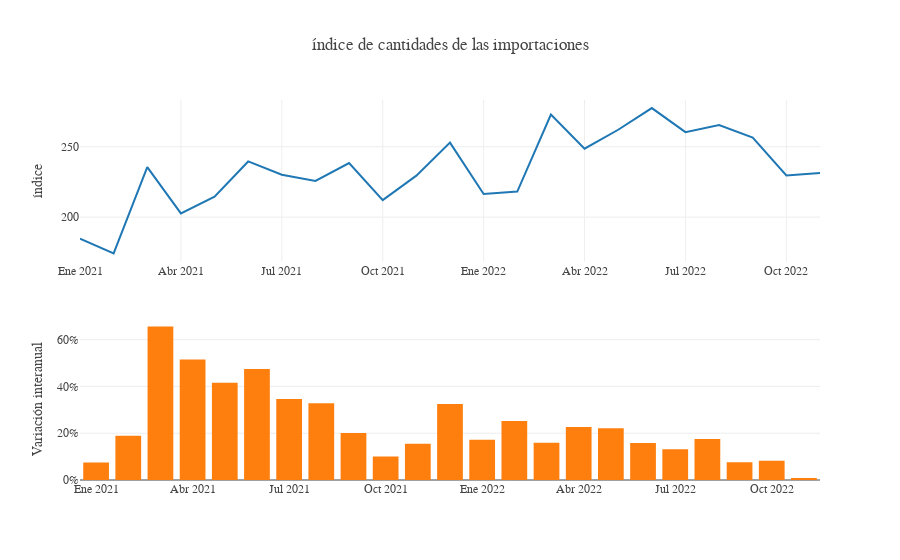

The cell this chart's notebook holds for it:
### Code cell
new_date = [d.strftime('%b %Y').replace(".","").capitalize() for d in df_indices_serie.index]

dicc_indices = {
    "xp": "índice de precios de las exportaciones",
    "xq": "índice de cantidades de las expotaciones",
    "mp": "índice de precios de las importaciones",
    "mq": "índice de cantidades de las importaciones",
}

def genera_subplot_indices(indice):
    nombre_indice = dicc_indices[indice]

    fig = make_subplots(rows=2, cols=1,)

    fig.add_trace(
        go.Scatter(x=new_date, y=df_indices_serie[indice],
                   hovertemplate = "<b>%{x}</b><br><extra></extra>"+
              "índice %{y:,.2f}"),
        row=1, col=1
    )

    fig.add_trace(
        go.Bar(x=new_date, y=df_indices_serie_variaciones[indice],
               hovertemplate = "<b>%{x}</b><br><extra></extra>"+
              "Variación interanual %{y:,.2%}"),
        row=2, col=1,
        )

    fig.update_layout(title_text=f"{nombre_indice}", template = None, showlegend = False, font_family = "verdana",
                      separators=",.", 
                    #   paper_bgcolor='rgba(0,0,0,0)',
                      )
    fig.update_yaxes(title_text="índice", row=1, col=1, tickformat = ",", )
    fig.update_yaxes(title_text="Variación interanual", tickformat = ',.0%',row=2, col=1)
    fig.update_xaxes(nticks=10)
    return fig
    
genera_subplot_indices("mq")

### Figure 1 — Plotly figure (JSON) as saved in the notebook; plotly's stock layout.template omitted (floating-point values rounded to 4 significant figures)
{"data": [{"hovertemplate": "<b>%{x}</b><br><extra></extra>índice %{y:,.2f}", "type": "scatter", "x": ["Ene 2021", "Feb 2021", "Mar 2021", "Abr 2021", "May 2021", "Jun 2021", "Jul 2021", "Ago 2021", "Sep 2021", "Oct 2021", "Nov 2021", "Dic 2021", "Ene 2022", "Feb 2022", "Mar 2022", "Abr 2022", "May 2022", "Jun 2022", "Jul 2022", "Ago 2022", "Sep 2022", "Oct 2022", "Nov 2022"], "xaxis": "x", "y": [184.6, 174.2, 235.4, 202.6, 214.5, 239.5, 230.1, 225.7, 238.4, 212.1, 229.5, 252.9, 216.4, 218.2, 272.8, 248.6, 262.0, 277.4, 260.3, 265.3, 256.4, 229.6, 231.4], "yaxis": "y"}, {"hovertemplate": "<b>%{x}</b><br><extra></extra>Variación interanual %{y:,.2%}", "type": "bar", "x": ["Ene 2021", "Feb 2021", "Mar 2021", "Abr 2021", "May 2021", "Jun 2021", "Jul 2021", "Ago 2021", "Sep 2021", "Oct 2021", "Nov 2021", "Dic 2021", "Ene 2022", "Feb 2022", "Mar 2022", "Abr 2022", "May 2022", "Jun 2022", "Jul 2022", "Ago 2022", "Sep 2022", "Oct 2022", "Nov 2022"], "xaxis": "x2", "y": [0.07449, 0.1892, 0.6561, 0.5155, 0.416, 0.4751, 0.3465, 0.3277, 0.2009, 0.1006, 0.1553, 0.3245, 0.172, 0.2522, 0.1588, 0.227, 0.2214, 0.1582, 0.1315, 0.1755, 0.07567, 0.0826, 0.008362], "yaxis": "y2"}], "layout": {"font": {"family": "verdana"}, "separators": ",.", "showlegend": false, "title": {"text": "índice de cantidades de las importaciones"}, "xaxis": {"anchor": "y", "domain": [0, 1], "nticks": 10}, "xaxis2": {"anchor": "y2", "domain": [0, 1], "nticks": 10}, "yaxis": {"anchor": "x", "domain": [0.575, 1], "tickformat": ",", "title": {"text": "índice"}}, "yaxis2": {"anchor": "x2", "domain": [0, 0.425], "tickformat": ",.0%", "title": {"text": "Variación interanual"}}}}
